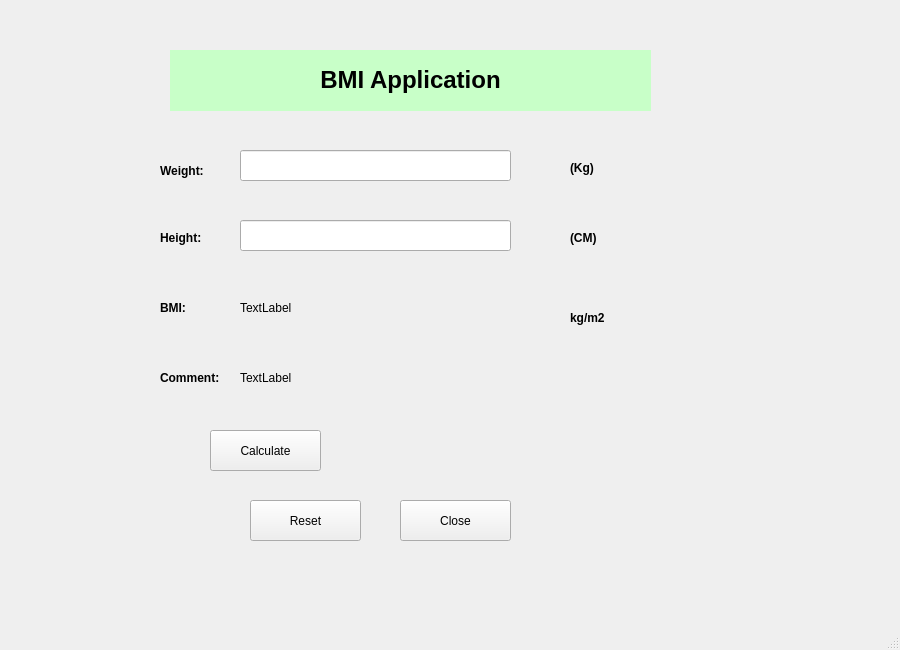
<?xml version="1.0" encoding="UTF-8"?>
<ui version="4.0">
 <class>MainWindow</class>
 <widget class="QMainWindow" name="MainWindow">
  <property name="geometry">
   <rect>
    <x>0</x>
    <y>0</y>
    <width>900</width> <!-- Tăng kích thước cửa sổ -->
    <height>650</height>
   </rect>
  </property>
  <property name="windowTitle">
   <string>MainWindow</string>
  </property>
  <widget class="QWidget" name="centralwidget">
   <widget class="QLabel" name="label_6">
    <property name="geometry">
     <rect>
      <x>570</x>
      <y>230</y>
      <width>55</width>
      <height>16</height>
     </rect>
    </property>
    <property name="font">
     <font>
      <weight>75</weight>
      <bold>true</bold>
     </font>
    </property>
    <property name="text">
     <string>(CM)</string>
    </property>
   </widget>
   <widget class="QPushButton" name="pushButtonClose">
    <property name="geometry">
     <rect>
      <x>400</x>
      <y>500</y> <!-- Thay đổi vị trí nút Close -->
      <width>111</width>
      <height>41</height>
     </rect>
    </property>
    <property name="text">
     <string>Close</string>
    </property>
    <property name="icon">
     <iconset>
      <normaloff>../LearnQPushButton/images/8664836_id_card_icon.png</normaloff>../LearnQPushButton/images/8664836_id_card_icon.png</iconset>
    </property>
   </widget>
   <widget class="QPushButton" name="pushButtonReset">
    <!-- Nút mới để Reset giá trị các trường -->
    <property name="geometry">
     <rect>
      <x>250</x>
      <y>500</y>
      <width>111</width>
      <height>41</height>
     </rect>
    </property>
    <property name="text">
     <string>Reset</string>
    </property>
    <property name="icon">
     <iconset>
      <normaloff>../LearnQPushButton/images/reset_icon.png</normaloff>../LearnQPushButton/images/reset_icon.png</iconset>
    </property>
   </widget>
   <widget class="QLabel" name="label_8">
    <property name="geometry">
     <rect>
      <x>160</x>
      <y>370</y>
      <width>71</width>
      <height>16</height>
     </rect>
    </property>
    <property name="font">
     <font>
      <weight>75</weight>
      <bold>true</bold>
     </font>
    </property>
    <property name="text">
     <string>Comment:</string>
    </property>
   </widget>
   <widget class="QLabel" name="label">
    <property name="geometry">
     <rect>
      <x>570</x>
      <y>160</y>
      <width>55</width>
      <height>16</height>
     </rect>
    </property>
    <property name="font">
     <font>
      <weight>75</weight>
      <bold>true</bold>
     </font>
    </property>
    <property name="text">
     <string>(Kg)</string>
    </property>
   </widget>
   <widget class="QLineEdit" name="lineEditWeight">
    <property name="geometry">
     <rect>
      <x>240</x>
      <y>150</y>
      <width>271</width>
      <height>31</height>
     </rect>
    </property>
   </widget>
   <widget class="QLabel" name="label_2">
    <property name="geometry">
     <rect>
      <x>160</x>
      <y>160</y>
      <width>81</width>
      <height>21</height>
     </rect>
    </property>
    <property name="font">
     <font>
      <weight>75</weight>
      <bold>true</bold>
     </font>
    </property>
    <property name="text">
     <string>Weight:</string>
    </property>
   </widget>
   <widget class="QLabel" name="label_7">
    <property name="geometry">
     <rect>
      <x>570</x>
      <y>310</y>
      <width>55</width>
      <height>16</height>
     </rect>
    </property>
    <property name="font">
     <font>
      <weight>75</weight>
      <bold>true</bold>
     </font>
    </property>
    <property name="text">
     <string>kg/m2</string>
    </property>
   </widget>
   <widget class="QPushButton" name="pushButtonCalculate">
    <property name="geometry">
     <rect>
      <x>210</x>
      <y>430</y>
      <width>111</width>
      <height>41</height>
     </rect>
    </property>
    <property name="text">
     <string>Calculate</string>
    </property>
    <property name="icon">
     <iconset>
      <normaloff>../LearnQPushButton/images/8664826_keyboard_computer_icon.png</normaloff>../LearnQPushButton/images/8664826_keyboard_computer_icon.png</iconset>
    </property>
   </widget>
   <widget class="QLabel" name="label_5">
    <property name="geometry">
     <rect>
      <x>170</x>
      <y>50</y>
      <width>481</width>
      <height>61</height>
     </rect>
    </property>
    <property name="styleSheet">
     <string notr="true">background-color: rgb(200, 255, 200);</string>
    </property>
    <property name="text">
     <string>&lt;html&gt;&lt;head/&gt;&lt;body&gt;&lt;p align="center"&gt;&lt;span style=" font-size:18pt; font-weight:600;"&gt;BMI Application&lt;/span&gt;&lt;/p&gt;&lt;/body&gt;&lt;/html&gt;</string>
    </property>
   </widget>
   <widget class="QLabel" name="labelBMI">
    <property name="geometry">
     <rect>
      <x>240</x>
      <y>300</y>
      <width>271</width>
      <height>16</height>
     </rect>
    </property>
    <property name="text">
     <string>TextLabel</string>
    </property>
   </widget>
   <widget class="QLabel" name="label_3">
    <property name="geometry">
     <rect>
      <x>160</x>
      <y>230</y>
      <width>55</width>
      <height>16</height>
     </rect>
    </property>
    <property name="font">
     <font>
      <weight>75</weight>
      <bold>true</bold>
     </font>
    </property>
    <property name="text">
     <string>Height:</string>
    </property>
   </widget>
   <widget class="QLabel" name="labelComment">
    <property name="geometry">
     <rect>
      <x>240</x>
      <y>370</y>
      <width>271</width>
      <height>16</height>
     </rect>
    </property>
    <property name="text">
     <string>TextLabel</string>
    </property>
   </widget>
   <widget class="QLineEdit" name="lineEditHeight">
    <property name="geometry">
     <rect>
      <x>240</x>
      <y>220</y>
      <width>271</width>
      <height>31</height>
     </rect>
    </property>
   </widget>
   <widget class="QLabel" name="label_4">
    <property name="geometry">
     <rect>
      <x>160</x>
      <y>300</y>
      <width>55</width>
      <height>16</height>
     </rect>
    </property>
    <property name="font">
     <font>
      <weight>75</weight>
      <bold>true</bold>
     </font>
    </property>
    <property name="text">
     <string>BMI:</string>
    </property>
   </widget>
  </widget>
  <widget class="QMenuBar" name="menubar">
   <property name="geometry">
    <rect>
     <x>0</x>
     <y>0</y>
     <width>900</width>
     <height>26</height>
    </rect>
   </property>
  </widget>
  <widget class="QStatusBar" name="statusbar"/>
 </widget>
 <resources/>
 <connections/>
</ui>
